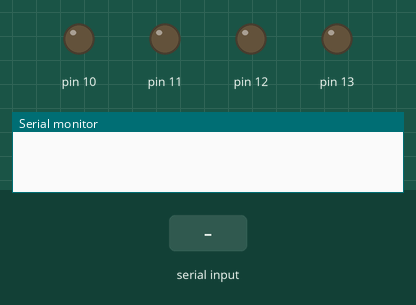
Simulated run of this sketch. Board: Arduino Uno, built with avr-gcc and run on an emulated ATmega328P. Shown: output pins drawn as LEDs (lit = HIGH), the last lines printed to the serial monitor. The test bench sets the inputs (shaded band).

Above: at 1.2 s.
1.3 s: "2\n" received over Serial
At 1.7 s:
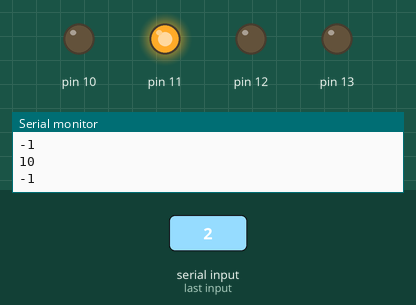
2.8 s: byte 49 ('1') received over Serial
At 4.1 s:
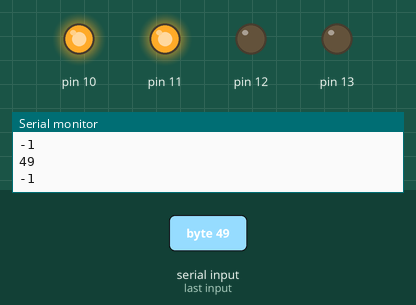
Timing chart, 0 to 5.8 s (numbered marks = the images above; inputs shaded):
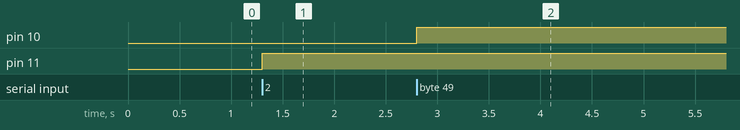

The sketch:

Relay_5_.ino
```cpp
int L1,L2,L3,L4,a,b,c,d;
void setup()
{Serial.begin(9600);
pinMode(10, OUTPUT);
pinMode(11, OUTPUT);
pinMode(12, OUTPUT);
pinMode(13, OUTPUT);
}
void loop() {

if(Serial.available()>0)
{
  L1= Serial.read();
Serial.println(L1);
Serial.print("\n");
if(L1=='1' ){
  digitalWrite(10, HIGH);
  }
     a= Serial.read();
Serial.println(a);
Serial.print("\n");
if(a=='1' ){
  digitalWrite(10, LOW);
  }
}

if(Serial.available()>0)
{
  L2= Serial.read();
Serial.println(L2);
Serial.print("\n");
if(L2=='2' ){
  digitalWrite(11, HIGH);
  }
  b= Serial.read();
Serial.println(b);
Serial.print("\n");
if(b=='2' ){
  digitalWrite(11, LOW);
  }
}

if(Serial.available()>0)
{
  L3= Serial.read();
Serial.println(L3);
Serial.print("\n");
if(L3=='3' ){
  digitalWrite(12, HIGH);
  }

  c= Serial.read();
Serial.println(c);
Serial.print("\n");
if(c=='3' ){
  digitalWrite(12, LOW);
  }
}

if(Serial.available()>0)
{
  L4= Serial.read();
Serial.println(L4);
Serial.print("\n");
if(L4=='4' ){
  digitalWrite(13, HIGH);
  }

  d= Serial.read();
Serial.println(d);
Serial.print("\n");
if(d=='4' ){
  digitalWrite(13, LOW);
  }
}
}
```

Measured:
- after the input at 1.3 s, pin 11: LOW → HIGH at once
- after the input at 2.8 s, pin 10: LOW → HIGH at once
